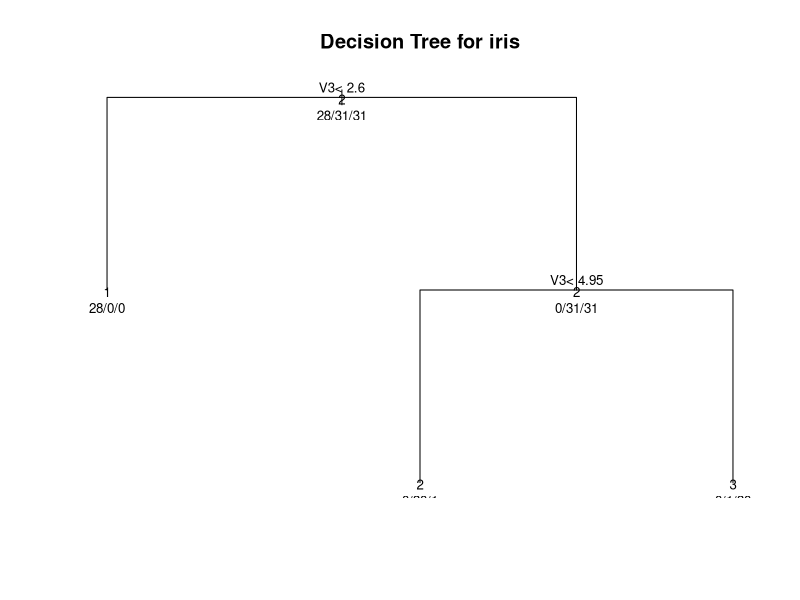
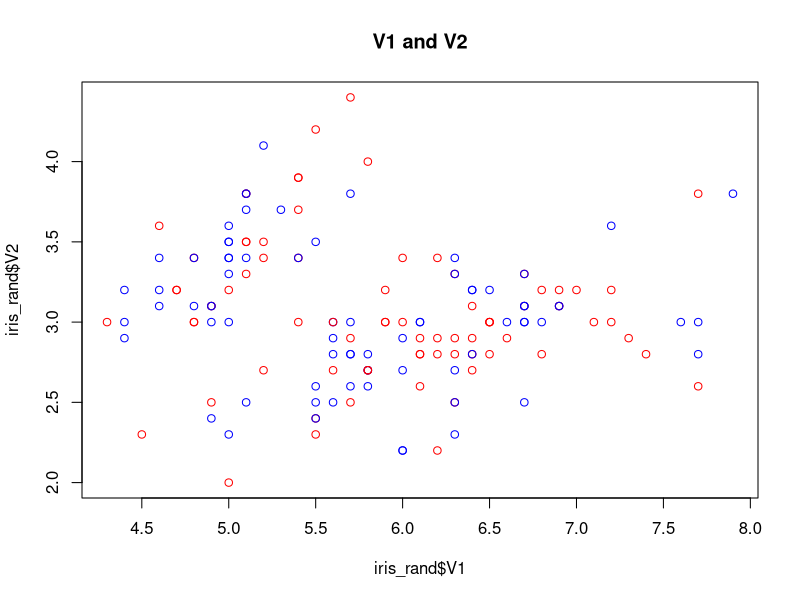
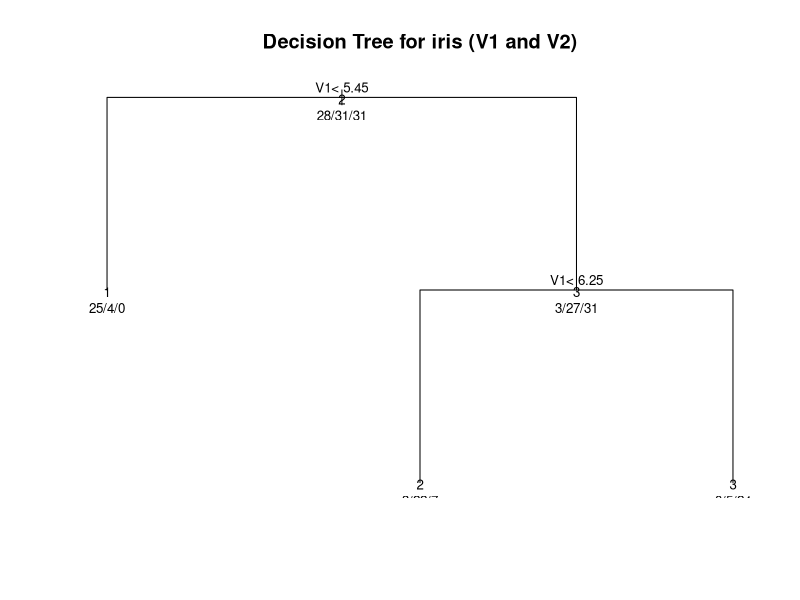

These figures' R source, in order:
# -------------------------
# Read in "iris.csv" from last week's clustering lab.
# Write a script to do the following:
# 
# 1) Learn a decision tree for the 3 classes of iris. Save some data for testing.
#    Mix up the ordering of the rows - use iris_rand=iris[sample(150,150,)] to do this.
# 2) Test it by scoring the accuracy on test data using different degrees of pruning.
# 3) Scatterplot 2 selected variables of the data (and colour code according 
#    to the decision tree output), display the learnt tree and calculate the accuracy.
# 4) Compare the accuracy of the different pruned trees to KNN with different values of k.
# -------------------------

# Read in datasets and combine them into one
iris <- cbind(
  read.csv("../Lab 2 - Clustering/iris.csv", sep=",", header=FALSE),
  read.csv("../Lab 2 - Clustering/iris_real.csv", sep=",", header=FALSE)
)

# Post-concatenation, col 5 is the same as col 1, so rename it to avoid confusion
names(iris)[5] = "V5"

# Randomise the dataset
iris_rand <- iris[sample(150, 150), ]

# Separate values (X) and class (y)
X <- iris_rand[, 1:4]
y <- iris_rand[, 5]

# Create train and test datasets (60/40 split)
X_train <- X[1:90, ]
y_train <- y[1:90]

X_test <- X[90:150, ]
y_test <- y[90:150]

# Create a decision tree
install.packages("rpart")
library(rpart)
fit <- rpart(y_train~., method="class", data=X_train)

# Plot the decision tree
plot(fit, uniform=TRUE, main="Decision Tree for iris")
text(fit, use.n=TRUE, all=TRUE, cex=.8)

# Make predictions on the test set
tree_pred <- predict(fit, X_test, type="class")

# Compare this to the actual test values to get the accuracy
accuracy <- sum(tree_pred == y_test) / length(y_test)
print(accuracy)


# See what effect pruning has (using the cp parameter)
for (i in c(0.1, 0.5, 0.9)) {
  pfit <- prune(fit, cp=i)
  # plot(pfit, uniform=TRUE, main="Pruned decision tree for iris")
  # text(pfit, use.n=TRUE, all=TRUE, cex=.8)
  
  # Calculate the accuracy of the pruned tree
  tree_pred <- predict(pfit, X_test, type='class')
  accuracy <- sum(tree_pred == y_test) / length(y_test)
  message("cp: " , i, ", Accuracy: ", accuracy)
}


# Select 2 variables of the data
vars = c("V1", "V2")

# Plot them on a scatterplot
plot(
  iris_rand$V1, iris_rand$V2,
  main="V1 and V2",
  col=c("blue", "red")
)

# Get a subset of the X datasets, just containing the above columns
X_train_2 = X_train[, vars]
X_test_2 = X_test[, vars]

# Fit the decision tree and create a graph
fit <- rpart(y_train~., method='class', data=X_train_2)
plot(fit, uniform=TRUE, main="Decision Tree for iris (V1 and V2)")
text(fit, use.n=TRUE, all=TRUE, cex=.8)

# Make predictions on the test set
tree_pred <- predict(fit, X_test_2, type="class")

# Compare this to the actual test values to get the accuracy
accuracy <- sum(tree_pred == y_test) / length(y_test)
print(accuracy)


# Classifying using K-Nearest Neighbour - first, install the class lib
library(class)

# Generate predictions using different values of "k"
for (i in c(3, 6, 9, 12, 15)) {
  knn_pred = knn(X_train, X_test, y_train, k=i)
  accuracy <- sum(knn_pred == y_test) / length(y_test)
  message("k: " , i, ", Accuracy: ", accuracy)
}
